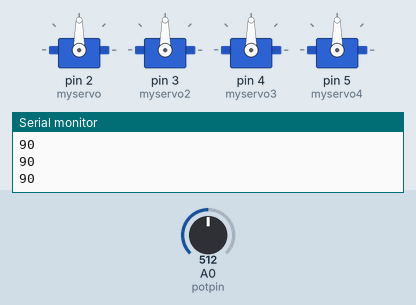
Recording of a sketch running on a simulated Arduino Uno, built with avr-gcc and run on an emulated ATmega328P. On the bench: 4 × servo, the last lines printed to the serial monitor. Inputs (shaded band) come from the test bench; at power-on: A0 (potpin) = 512.

Above: at 1.2 s.
1.3 s: A0 (potpin) set to 716
At 2.1 s:
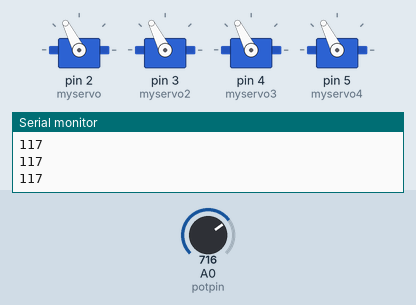
2.8 s: A0 (potpin) set to 900
At 4.0 s:
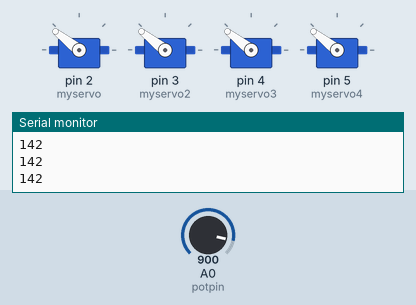
4.3 s: A0 (potpin) set to 1023
At 5.4 s:
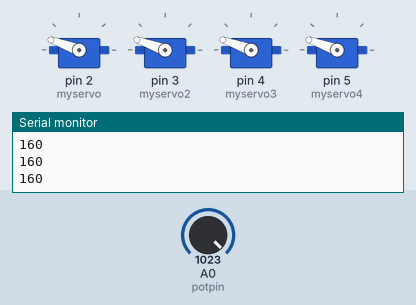
5.8 s: A0 (potpin) set to 306
At 6.7 s:
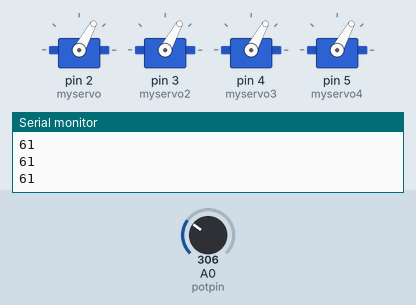
7.3 s: A0 (potpin) set to 122
At 7.8 s:
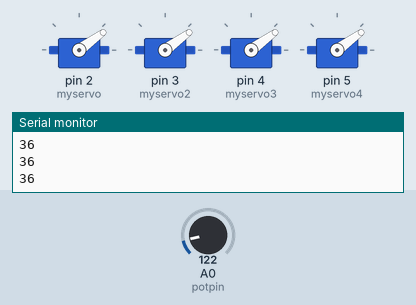
8.8 s: A0 (potpin) set to 511
At 10.2 s:
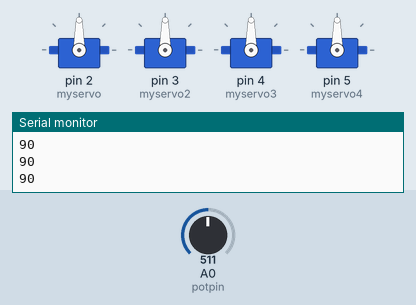
Timing chart, 0 to 11.3 s (numbered marks = the images above; inputs shaded):
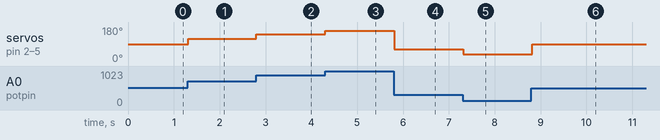

The sketch:

BLDC.ino
```cpp
#include <Servo.h>

Servo myservo;  // create servo object to control a servo
Servo myservo2;
Servo myservo3;
Servo myservo4;
int potpin = 0;  // analog pin used to connect the potentiometer
int val;    // variable to read the value from the analog pin

void setup()
{
  myservo.attach(2);
  myservo2.attach(3);
  myservo3.attach(4);
  myservo4.attach(5);
// attaches the servo on pin 9 to the servo object
  Serial.begin(9600);
}

void loop()
{
  val = analogRead(potpin);            // reads the value of the potentiometer (value between 0 and 1023)
  val = map(val, 0, 1023,0,180);
  val = map(val, 0, 180,20,160);   // scale it to use it with the servo (value between 0 and 180)

  if ((val<100)&&(val>80)){val=90;}
  myservo.write(val);
  myservo2.write(val);  // sets the servo position according to the scaled value
  myservo3.write(val);
  myservo4.write(val);
  Serial.println(val);
  delay(15);                           // waits for the servo to get there
}
```

Measured:
- after the input at 1.3 s, servo on pin 2 (myservo), servo on pin 3 (myservo2), servo on pin 4 (myservo3), servo on pin 5 (myservo4): 90° → 117° at once
- after the input at 2.8 s, servo on pin 2 (myservo), servo on pin 3 (myservo2), servo on pin 4 (myservo3), servo on pin 5 (myservo4): 117° → 142° at once
- after the input at 4.3 s, servo on pin 2 (myservo), servo on pin 3 (myservo2), servo on pin 4 (myservo3), servo on pin 5 (myservo4): 142° → 160° at once
- after the input at 5.8 s, servo on pin 2 (myservo), servo on pin 3 (myservo2), servo on pin 4 (myservo3), servo on pin 5 (myservo4): 160° → 61° at once
- after the input at 7.3 s, servo on pin 2 (myservo), servo on pin 3 (myservo2), servo on pin 4 (myservo3), servo on pin 5 (myservo4): 61° → 36° at once
- after the input at 8.8 s, servo on pin 2 (myservo), servo on pin 3 (myservo2), servo on pin 4 (myservo3), servo on pin 5 (myservo4): 36° → 90° at once
